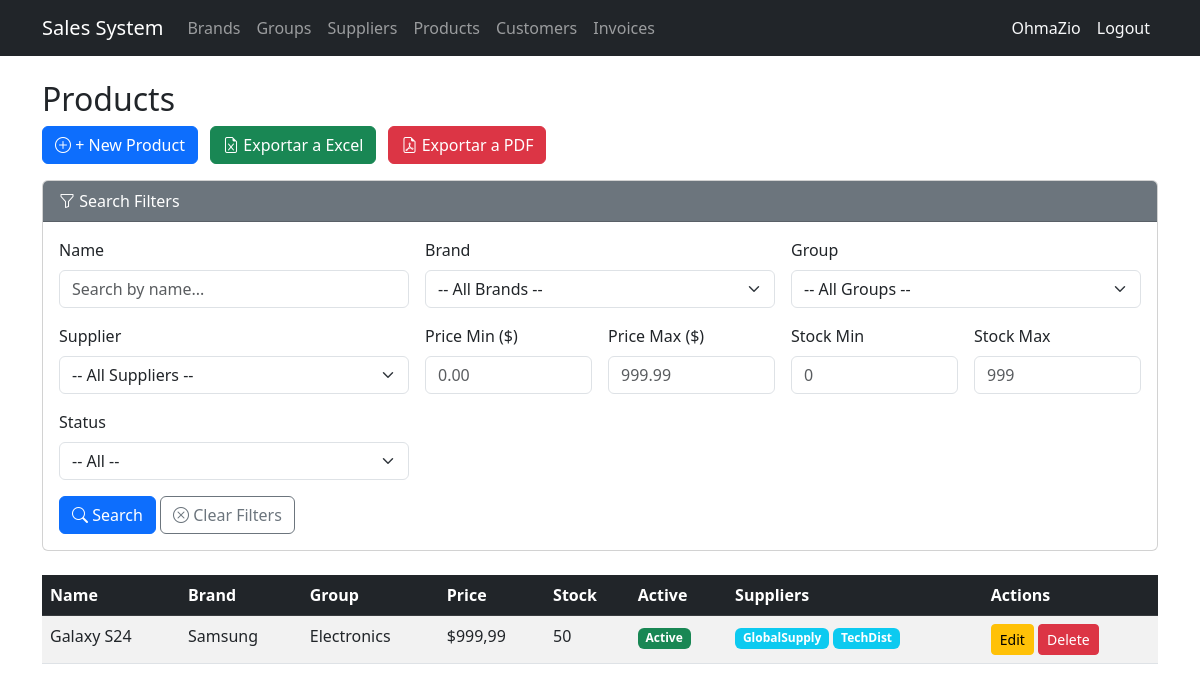
The page /products/ (signed in) on the database as committed earlier.
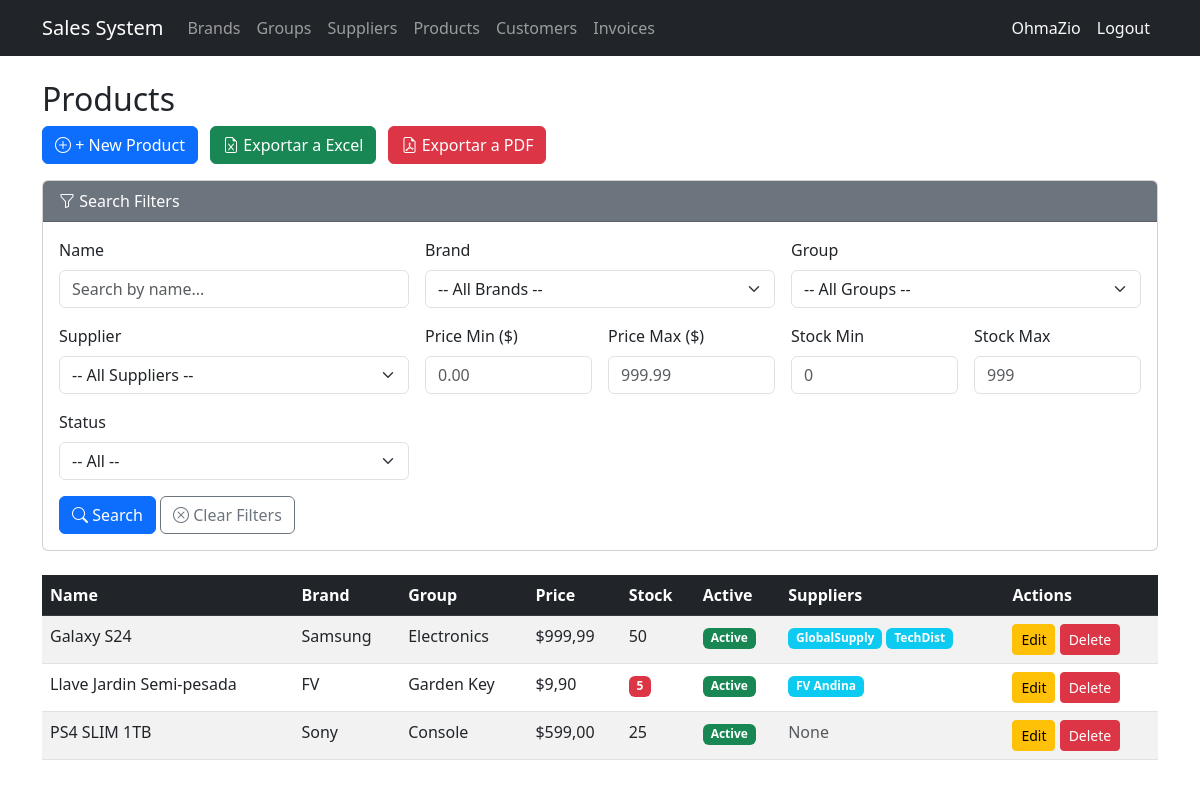
The same page on the database as committed later.
### billing/models.py (models this page shows, shortened)
class Product(models.Model):
    name = models.CharField(max_length=200, verbose_name='Product Name')
    description = models.TextField(blank=True, null=True)
    brand = models.ForeignKey(Brand, on_delete=models.PROTECT, related_name='products')
    group = models.ForeignKey(ProductGroup, on_delete=models.PROTECT, related_name='products')
    suppliers = models.ManyToManyField(Supplier, related_name='products', blank=True)
    unit_price = models.DecimalField(max_digits=12, decimal_places=2)
    stock = models.IntegerField(default=0)
    is_active = models.BooleanField(default=True)
    created_at = models.DateTimeField(auto_now_add=True)
    updated_at = models.DateTimeField(auto_now=True)
    class Meta:
        verbose_name = 'Product'
        verbose_name_plural = 'Products'
        ordering = ['name']

class Brand(models.Model):
    name = models.CharField(max_length=100, unique=True, verbose_name='Brand Name')
    description = models.TextField(blank=True, null=True)
    is_active = models.BooleanField(default=True)
    created_at = models.DateTimeField(auto_now_add=True)
    updated_at = models.DateTimeField(auto_now=True)
    class Meta:
        verbose_name = 'Brand'
        verbose_name_plural = 'Brands'
        ordering = ['name']

class ProductGroup(models.Model):
    name = models.CharField(max_length=100, unique=True, verbose_name='Group Name')
    is_active = models.BooleanField(default=True)
    created_at = models.DateTimeField(auto_now_add=True)
    updated_at = models.DateTimeField(auto_now=True)
    class Meta:
        verbose_name = 'Product Group'
        verbose_name_plural = 'Product Groups'
        ordering = ['name']

class Supplier(models.Model):
    name = models.CharField(max_length=200, verbose_name='Company Name')
    contact_name = models.CharField(max_length=200, blank=True, null=True)
    email = models.EmailField(blank=True, null=True)
    phone = models.CharField(max_length=20, blank=True, null=True)
    address = models.TextField(blank=True, null=True)
    is_active = models.BooleanField(default=True)
    created_at = models.DateTimeField(auto_now_add=True)
    updated_at = models.DateTimeField(auto_now=True)
    class Meta:
        verbose_name = 'Supplier'
        verbose_name_plural = 'Suppliers'
        ordering = ['name']

### billing/views.py (the view)
# urls.py: path('products/', views.ProductListView.as_view(), name='product_list'),
class ProductListView(LoginRequiredMixin, ExportMixin, ListView):
    model = Product
    template_name = 'billing/product_list.html'
    context_object_name = 'items'
    paginate_by = 10
    export_filename = 'listado_productos'
    export_fields = ['name', 'brand.name', 'group.name', 'unit_price', 'stock', 'is_active', 'suppliers']
    export_headers = ['Nombre', 'Marca', 'Grupo', 'Precio Unitario', 'Stock', 'Activo', 'Proveedores']
    def get_queryset(self):
        qs = Product.objects.select_related('brand', 'group').prefetch_related('suppliers').all()
        g = self.request.GET
        name = g.get('name', '').strip()
        if name:
            qs = qs.filter(name__icontains=name)
        brand = g.get('brand', '').strip()
        if brand:
            qs = qs.filter(brand_id=brand)
        group = g.get('group', '').strip()
        if group:
            qs = qs.filter(group_id=group)
        supplier = g.get('supplier', '').strip()
        if supplier:
            qs = qs.filter(suppliers__id=supplier)
        price_min = g.get('price_min', '').strip()
        if price_min:
            try:
                qs = qs.filter(unit_price__gte=price_min)
            except (ValueError, TypeError):
                pass
        price_max = g.get('price_max', '').strip()
        if price_max:
            try:
                qs = qs.filter(unit_price__lte=price_max)
            except (ValueError, TypeError):
                pass
        stock_min = g.get('stock_min', '').strip()
        if stock_min:
            try:
                qs = qs.filter(stock__gte=int(stock_min))
            except (ValueError, TypeError):
                pass
        stock_max = g.get('stock_max', '').strip()
        if stock_max:
            try:
                qs = qs.filter(stock__lte=int(stock_max))
            except (ValueError, TypeError):
                pass
        is_active = g.get('is_active', '').strip()
        if is_active in ('true', 'false'):
            qs = qs.filter(is_active=(is_active == 'true'))
        return qs.distinct()
    def get_context_data(self, **kwargs):
        context = super().get_context_data(**kwargs)
        g = self.request.GET
        context['brands'] = Brand.objects.filter(is_active=True).order_by('name')
        context['groups'] = ProductGroup.objects.filter(is_active=True).order_by('name')
        context['suppliers'] = Supplier.objects.filter(is_active=True).order_by('name')
        context['current_filters'] = {
            'name': g.get('name', ''),
            'brand': g.get('brand', ''),
            'group': g.get('group', ''),
            'supplier': g.get('supplier', ''),
            'price_min': g.get('price_min', ''),
            'price_max': g.get('price_max', ''),
            'stock_min': g.get('stock_min', ''),
            'stock_max': g.get('stock_max', ''),
            'is_active': g.get('is_active', ''),
        }
        query_params = g.copy()
        query_params.pop('page', None)
        context['query_string'] = query_params.urlencode()
        return context

### shared/mixins.py (called while the page is built)
    def get(self, request, *args, **kwargs):
        export_format = request.GET.get('export')
        if export_format in ('pdf', 'excel'):
            self.object_list = self.get_queryset()
            if export_format == 'excel':
                return self.export_to_excel()
            elif export_format == 'pdf':
                return self.export_to_pdf()
        return super().get(request, *args, **kwargs)

### billing/templates/billing/product_list.html (shortened to what this page needs)
{% extends 'billing/base.html' %}
{% block content %}
<h2>Products</h2>
<a href="{% url 'billing:product_create' %}" class="btn btn-primary mb-3"><i class="bi bi-plus-circle"></i> + New Product</a>
<a href="?export=excel{% if query_string %}&{{ query_string }}{% endif %}" class="btn btn-success mb-3 ms-2">
  <i class="bi bi-file-earmark-excel"></i> Exportar a Excel
</a>
<a href="?export=pdf{% if query_string %}&{{ query_string }}{% endif %}" class="btn btn-danger mb-3 ms-2">
  <i class="bi bi-file-earmark-pdf"></i> Exportar a PDF
</a>
<div class="card mb-4">
  <div class="card-header bg-secondary text-white">
    <i class="bi bi-funnel"></i> Search Filters
  </div>
  <div class="card-body">
    <form method="get" action="{% url 'billing:product_list' %}">
      <div class="row g-3">
        <div class="col-md-4">
          <label for="filter-name" class="form-label">Name</label>
          <input type="text" id="filter-name" name="name" class="form-control"
                 placeholder="Search by name..."
                 value="{{ current_filters.name }}">
        </div>
        <div class="col-md-4">
          <label for="filter-brand" class="form-label">Brand</label>
          <select id="filter-brand" name="brand" class="form-select">
            <option value="">-- All Brands --</option>
          </select>
        </div>
        <div class="col-md-4">
          <label for="filter-group" class="form-label">Group</label>
          <select id="filter-group" name="group" class="form-select">
            <option value="">-- All Groups --</option>
          </select>
        </div>
        <div class="col-md-4">
          <label for="filter-supplier" class="form-label">Supplier</label>
          <select id="filter-supplier" name="supplier" class="form-select">
            <option value="">-- All Suppliers --</option>
          </select>
        </div>
        <div class="col-md-2">
          <label for="filter-price-min" class="form-label">Price Min ($)</label>
          <input type="number" id="filter-price-min" name="price_min" class="form-control"
                 step="0.01" min="0" placeholder="0.00"
                 value="{{ current_filters.price_min }}">
        </div>
        <div class="col-md-2">
          <label for="filter-price-max" class="form-label">Price Max ($)</label>
          <input type="number" id="filter-price-max" name="price_max" class="form-control"
                 step="0.01" min="0" placeholder="999.99"
                 value="{{ current_filters.price_max }}">
        </div>
        <div class="col-md-2">
          <label for="filter-stock-min" class="form-label">Stock Min</label>
          <input type="number" id="filter-stock-min" name="stock_min" class="form-control"
                 step="1" min="0" placeholder="0"
                 value="{{ current_filters.stock_min }}">
        </div>
        <div class="col-md-2">
          <label for="filter-stock-max" class="form-label">Stock Max</label>
          <input type="number" id="filter-stock-max" name="stock_max" class="form-control"
                 step="1" min="0" placeholder="999"
                 value="{{ current_filters.stock_max }}">
        </div>
        <div class="col-md-4">
          <label for="filter-active" class="form-label">Status</label>
          <select id="filter-active" name="is_active" class="form-select">
            <option value="">-- All --</option>
          </select>
        </div>
      </div>
      <div class="mt-3">
        <button type="submit" class="btn btn-primary">
          <i class="bi bi-search"></i> Search
        </button>
        <a href="{% url 'billing:product_list' %}" class="btn btn-outline-secondary">
          <i class="bi bi-x-circle"></i> Clear Filters
        </a>
      </div>
    </form>
  </div>
</div>
<table class="table table-striped table-hover">
  <thead class="table-dark">
    <tr>
      <th>Name</th>
      <th>Brand</th>
      <th>Group</th>
      <th>Price</th>
      <th>Stock</th>
      <th>Active</th>
      <th>Suppliers</th>
      <th>Actions</th>
    </tr>
  </thead>
  <tbody>
    {% for item in items %}
    <tr>
      <td>{{ item.name }}</td>
      <td>{{ item.brand.name }}</td>
      <td>{{ item.group.name }}</td>
      <td>${{ item.unit_price }}</td>
      <td>
        {% if item.stock <= 5 %}
          <span class="badge bg-danger">{{ item.stock }}</span>
        {% else %}
          {{ item.stock }}
        {% endif %}
      </td>
      <td>
        {% if item.is_active %}
          <span class="badge bg-success">Active</span>
        {% else %}
          <span class="badge bg-secondary">Inactive</span>
        {% endif %}
      </td>
      <td>
        {% for s in item.suppliers.all %}
          <span class="badge bg-info">{{ s.name }}</span>
        {% empty %}
          <span class="text-muted">None</span>
        {% endfor %}
      </td>
      <td>
        <a href="{% url 'billing:product_update' item.pk %}" class="btn btn-sm btn-warning">Edit</a>
        <a href="{% url 'billing:product_delete' item.pk %}" class="btn btn-sm btn-danger">Delete</a>
      </td>
    </tr>
    {% empty %}
    <tr><td colspan="8" class="text-center">No products found.</td></tr>
    {% endfor %}
  </tbody>
</table>
{% endblock %}

### billing/templates/billing/base.html (shortened to what this page needs)
<!DOCTYPE html>
<html lang="es">
<head>
  <link href="https://cdn.jsdelivr.net/npm/bootstrap@5.3.0/dist/css/bootstrap.min.css" rel="stylesheet">
  <link rel="stylesheet" href="https://cdn.jsdelivr.net/npm/bootstrap-icons@1.11.1/font/bootstrap-icons.css">
</head>
<body>
<nav class="navbar navbar-expand-lg navbar-dark bg-dark">
  <div class="container">
    <a class="navbar-brand" href="{% url 'billing:home' %}">Sales System</a>
    <div class="collapse navbar-collapse" id="nav">
      <ul class="navbar-nav me-auto">
        {% if user.is_authenticated %}
        <li class="nav-item"><a class="nav-link" href="{% url 'billing:brand_list' %}">Brands</a></li>
        <li class="nav-item"><a class="nav-link" href="{% url 'billing:productgroup_list' %}">Groups</a></li>
        <li class="nav-item"><a class="nav-link" href="{% url 'billing:supplier_list' %}">Suppliers</a></li>
        <li class="nav-item"><a class="nav-link" href="{% url 'billing:product_list' %}">Products</a></li>
        <li class="nav-item"><a class="nav-link" href="{% url 'billing:customer_list' %}">Customers</a></li>
        <li class="nav-item"><a class="nav-link" href="{% url 'billing:invoice_list' %}">Invoices</a></li>
        {% endif %}
      </ul>
<ul class="navbar-nav">
  {% if user.is_authenticated %}
  <li class="nav-item">
    <span class="nav-link text-light">{{ user.username }}</span>
  </li>
  <li class="nav-item">
    <form method="post" action="{% url 'logout' %}" class="d-inline">
      <button type="submit" class="nav-link btn btn-link text-light"
              style="text-decoration:none;">Logout</button>
    </form>
  </li>
  {% endif %}
</ul>
    </div>
  </div>
</nav>
<div class="container mt-4">
  {% block content %}{% endblock %}
</div>
</body>
</html>

Rows that differ between the two databases and show on the page:
added Product: name "Llave Jardin Semi-pesada", brand.name "FV", group.name "Garden Key", unit_price "9,90", stock "5", is_active "Active"
added Supplier: name "FV Andina", shown under "Llave Jardin Semi-pesada"
added Product: name "PS4 SLIM 1TB", brand.name "Sony", group.name "Console", unit_price "599,00", stock "25", is_active "Active"
